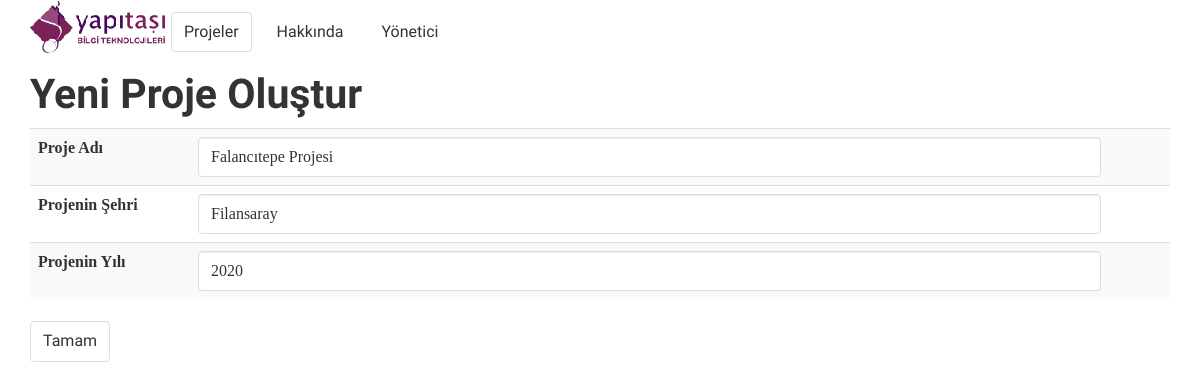
The app's page /unit/edit_project/8/ with its own data.
### unit/models.py (models this page shows, shortened)
class Project(models.Model):
    name = models.CharField('project_name', max_length=80)
    city = models.CharField('project_city', max_length=80)
    year = models.IntegerField('launch_year')

### unit/views.py (the view)
# urls.py: url(r'^edit_project/(?P<id>[\d]+)/$', views.edit_project, name='edit_project'),
def edit_project(request, id):
    project = get_object_or_404(Project, id=id)
    form = ProjectForm(request.POST or None, instance=project)
    if form.is_valid():
        form.save()
        return redirect('project_list')
    return render(request, 'unit/add_project.html', {'form': form})

### unit/forms.py
class ProjectForm(forms.ModelForm):
    name = forms.CharField(max_length=128, help_text= u"Proje Adı",
                              widget=forms.TextInput(attrs={'class': 'form-control','id':'focusedInput',}))
    city = forms.CharField(max_length=50, help_text= u"Projenin Şehri",
                              widget=forms.TextInput(attrs={'class': 'form-control','id':'focusedInput',}))
    year = forms.IntegerField(max_value=2100,min_value=1980, initial=2004, help_text= u"Projenin Yılı",
                              widget=forms.NumberInput(attrs={'class': 'form-control','id':'focusedInput','size':'4',}))
    class Meta:
        model = Project
        fields = ('name', 'city', 'year')

### unit/templates/unit/add_project.html (shortened to what this page needs)
{% extends 'common/base.html' %}
{% block content %}
    <h1>Yeni Proje Oluştur</h1>
    <form id="category_form" method="post">{% csrf_token %}
    <div class="form-group">
        <table class="table table-striped table-hover">
                {% for field in form.visible_fields %}
                    <tr>
                        <td style="width:160px">  <label class="control-label" for="focusedInput">{{ field.help_text }}</label></td>
                        <td>{{ field }}</td>
                        <td>{{ field.errors }}</td>
                    </tr>
                {% endfor %}
        </table>
    </div>
        <input type="submit" name="submit" class="btn btn-default" value="Tamam"/>
    </form>
{% endblock content %}

### _static/css/starter-template.css (style rules this page uses)
body { padding-top: 50px; }

### records on screen
Project: visible_fields "Falancıtepe Projesi" "Filansaray" "2020"

### other values on screen
{{ field.help_text }} "Proje Adı" "Projenin Şehri" "Projenin Yılı"
